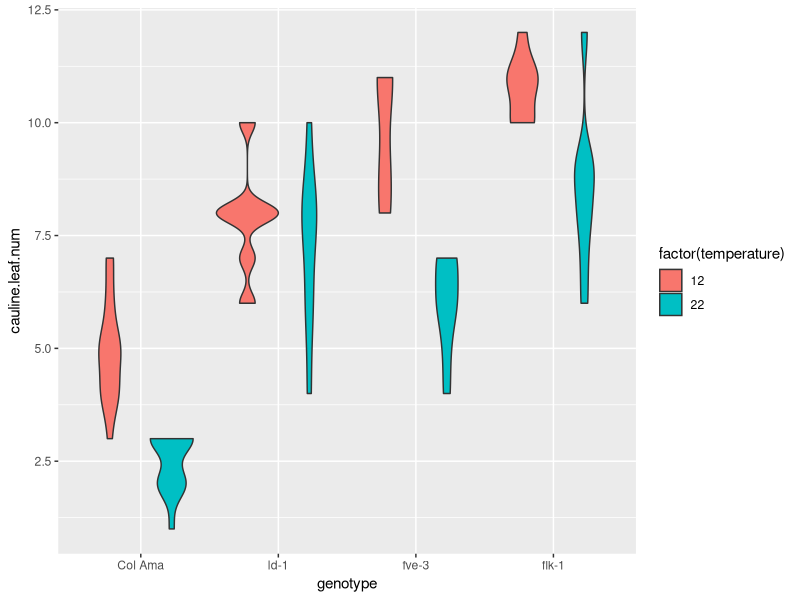
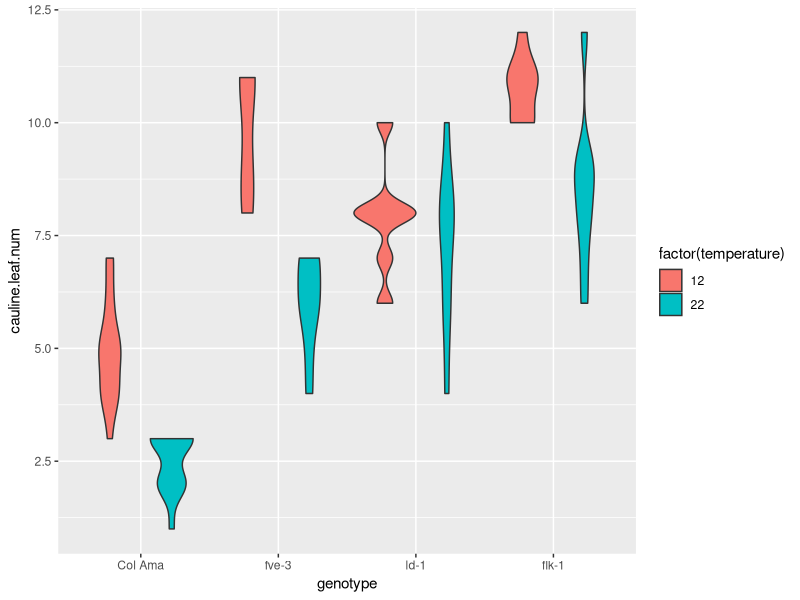

R code for these plots, in order:
## ---- chunk 1
knitr::opts_chunk$set(echo = TRUE)
## ---- chunk 2
library(tidyverse)
library(ggpubr)
expt1 <- read_tsv("../data/burghardt_et_al_2015_expt1.txt")
## ---- chunk 3

mutate(expt1, blade.ratio=blade.length.mm/total.leaf.length.mm)

## ---- chunk 4

# Ordonnez les génotypes dans l'ordre suivant: "Col Ama", "ld-1", "fve-3", "flk-1"

  filter(expt1, background=="Col" & fluctuation=="Con" & day.length==16) %>% 
  mutate(genotype = factor(genotype, levels = c("Col Ama", "ld-1", "fve-3", "flk-1"))) %>% 
  ggplot(aes(x=genotype, y=cauline.leaf.num, fill=factor(temperature))) +
  geom_violin()


# Ordonnez les génotypes dans l'ordre de la valeur de `cauline.leaf.num`

  filter(expt1, background=="Col" & fluctuation=="Con" & day.length==16) %>% 
  mutate(genotype = fct_reorder(genotype, cauline.leaf.num)) %>% 
  ggplot(aes(x=genotype, y=cauline.leaf.num, fill=factor(temperature))) +
  geom_violin()

